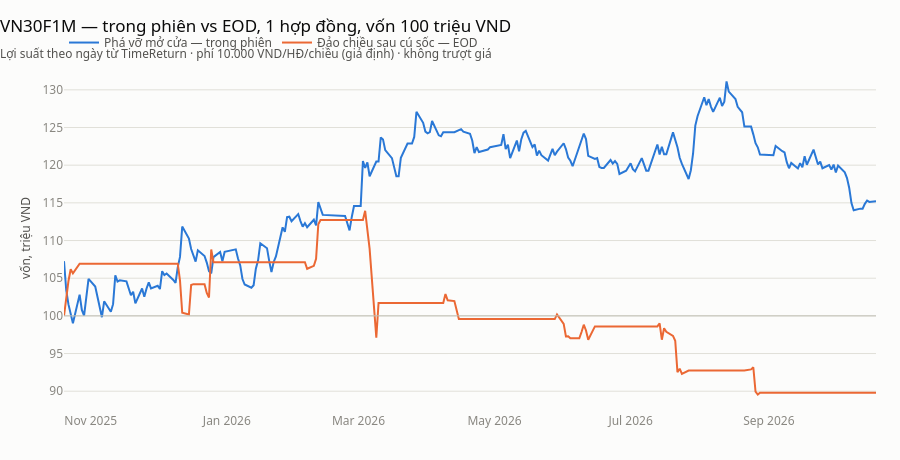

The code cell stored with this chart in its notebook:
### Code cell
fig = go.Figure()
for i, (ten, ls) in enumerate([("Phá vỡ mở cửa — trong phiên", kq_orb["loi_suat"]),
                               ("Đảo chiều sau cú sốc — EOD", ls_eod)]):
    v = (1 + ls).cumprod() * VON / 1e6
    fig.add_trace(go.Scatter(x=v.index, y=v, name=ten, line=dict(width=2, color=CHUOI[i])))
fig.add_hline(y=VON / 1e6, line_width=1, line_color="#c3c2b7")
fig.update_layout(title_text=f"{HD} — trong phiên vs EOD, 1 hợp đồng, vốn {VON / 1e6:,.0f} triệu VND<br>"
                  "<sub style='color:#52514e'>Lợi suất theo ngày từ TimeReturn · phí 10.000 VND/HĐ/chiều (giả định) · "
                  "không trượt giá</sub>",
                  yaxis_title="vốn, triệu VND", height=460, hovermode="x unified")
fig

### Figure 1 — Plotly figure (JSON) as saved in the notebook; plotly's stock layout.template omitted (floating-point values rounded to 4 significant figures; data arrays with more than 128 entries replaced by an {"elided": "..."} marker saying what was removed)
{"data": [{"line": {"color": "#2a78d6", "width": 2}, "name": "Phá vỡ mở cửa — trong phiên", "type": "scatter", "x": {"elided": "245 str values"}, "y": {"elided": "245 float values"}}, {"line": {"color": "#eb6834", "width": 2}, "name": "Đảo chiều sau cú sốc — EOD", "type": "scatter", "x": {"elided": "248 str values"}, "y": {"elided": "248 float values"}}], "layout": {"height": 460, "hovermode": "x unified", "shapes": [{"line": {"color": "#c3c2b7", "width": 1}, "type": "line", "x0": 0, "x1": 1, "xref": "x domain", "y0": 100.0, "y1": 100.0, "yref": "y"}], "title": {"text": "VN30F1M — trong phiên vs EOD, 1 hợp đồng, vốn 100 triệu VND<br><sub style='color:#52514e'>Lợi suất theo ngày từ TimeReturn · phí 10.000 VND/HĐ/chiều (giả định) · không trượt giá</sub>"}, "yaxis": {"title": {"text": "vốn, triệu VND"}}}}
